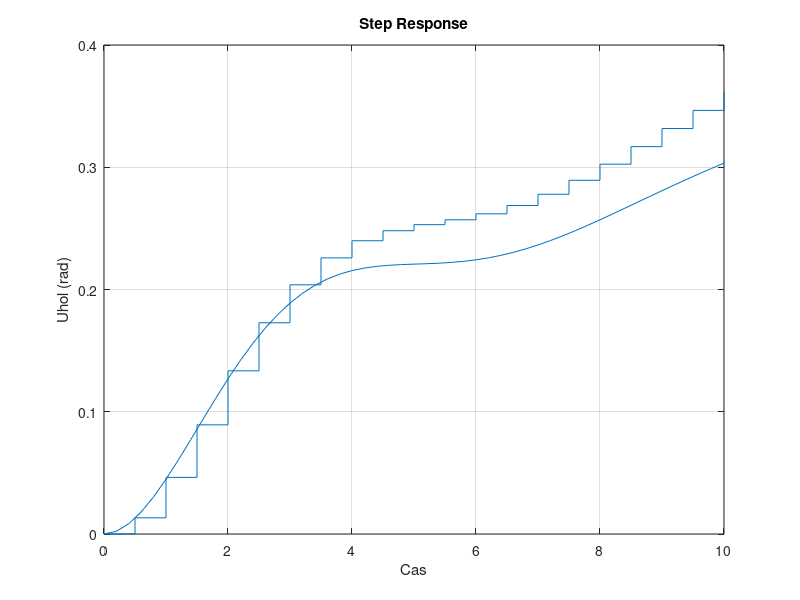

Reproduce this figure in MATLAB. (Note: this script raises an error after producing the figure.)
clear; clc; clf;

Ts=0.5;                       % [s] Vzorkovanie
u=0.1;                        % [rad] Vstup
x=[0 0 0]';                   % Pociatocny stav
np=5;                         % Horizont
upr=u*ones(np,1);             % Buduca sekvencia vstupov

Ac = [-0.313 56.7 0; -0.0139 -0.426 0; 0 56.7 0]; 
Bc = [0.232; 0.0203; 0];      % Matica vstupu
C = [0 0 1];                  % Matica vystupu
b777 = ss(Ac,Bc,C,[]);        % "Skutocna" dynamika

beta=0.0005;                  % Neistota modelu
model=ss(Ac+ones(3)*beta,Bc+ones(3,1)*beta,C,[]);
model=c2d(model,Ts);          % Diskretizacia
A=model.a; B=model.b;         % Matice A a B disk. mod.

step(b777*u)                  % "Skutocna" odozva
hold on                       % Neprekreslovat
step(model*u)                 % Odozva modelu
axis([0 10 0 0.4])            % Nastavenie osi
grid on                       % Mriezka
xlabel('Cas')                 % Os x
ylabel('Uhol (rad)')          % Os y

[M,N]=predikcia(A,B,np);      % Predikcne matice
dlzka=20;                     % Dlzka simulacie
for i=1:dlzka                 % For cyklus
  xpr=M*x+N*upr;              % Predikcia
  stairs((i-1)*Ts,x(3),'kx-') % "Skutocny" stav
  stairs([i:i+np-1]*Ts,xpr(3:3:end,:)','o-','Color', (ones(3,1)*dlzka/(i+1))/dlzka)
  [Y,T,X]=lsim(b777,[u u],[(i-1) i]*Ts,x);      
  x=X(end,:)';                % Dalsi "Skutocny" stav
  pause                       % Cakaj
end



